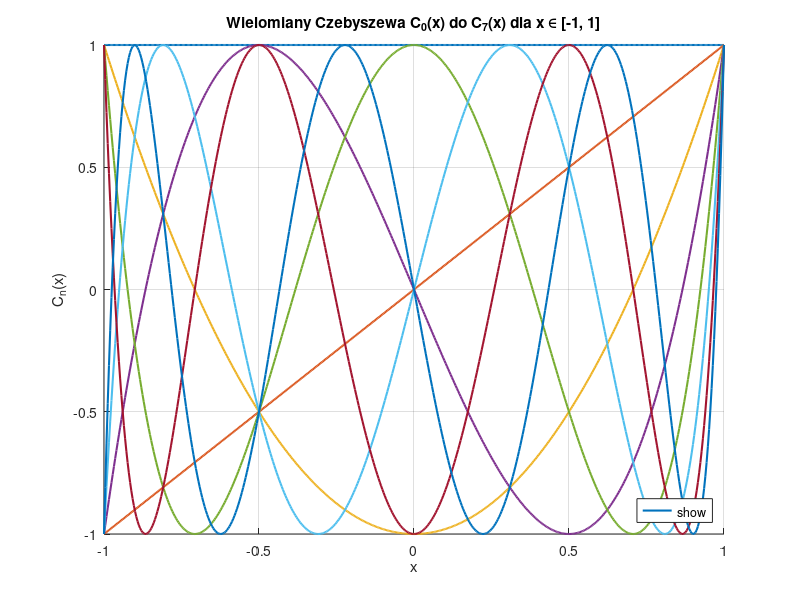

Reproduce this figure in MATLAB.
close all; clear all; 

% C3: 4x^3 - 3x
% C4: 8x^4 - 8x^2 +1 
% wzór: Cn+1 = 2xCn - Cn-1


C = cell(8, 1); % Wektor komórek do przechowywania wielomianów C0 do C7
C{1} = [ 1 ];           %C0
C{2} = [ 1, 0 ];        %C1
C{3} = [ 2, 0, -1 ];    %C2
C{4} = [4, 0, -3, 0];   %C3
C{5} = [8, 0, -8, 0, 1]; %C4

for n = 5:7
    A = 2 * C{n};
    A = [A, 0];
    B = C{n-1};
    roznica_dl = length(A) - length(B);
    new_B = [zeros(1, roznica_dl), B];
    C{n+1} = A - new_B;

end

x = linspace(-1, 1, 500);
figure;
hold on; 
grid on;
title('Wielomiany Czebyszewa C_0(x) do C_7(x) dla x \in [-1, 1]');
xlabel('x');
ylabel('C_n(x)');

for n = 0:7
    Cn_uzyt = C{n+1};
    y = polyval(Cn_uzyt, x);
    
    % Rysuj linię
    plot(x, y, 'DisplayName', ['C_', num2str(n), '(x)'], 'LineWidth', 1.5);
end

legend('show', 'Location', 'SouthEast');
xlim([-1, 1]);
ylim([-1, 1]); 
hold off;
